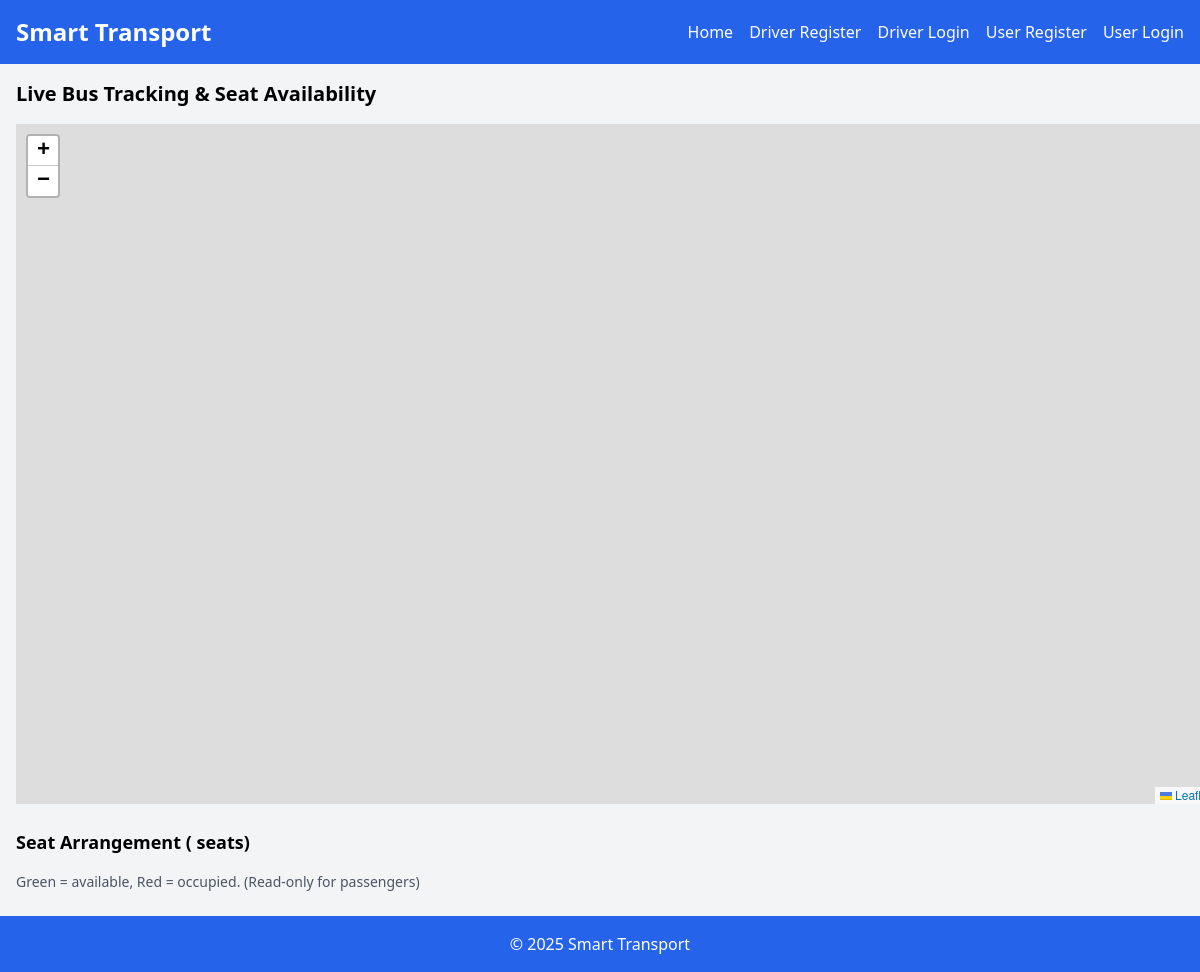
Before: /track/2/ with the older database file.
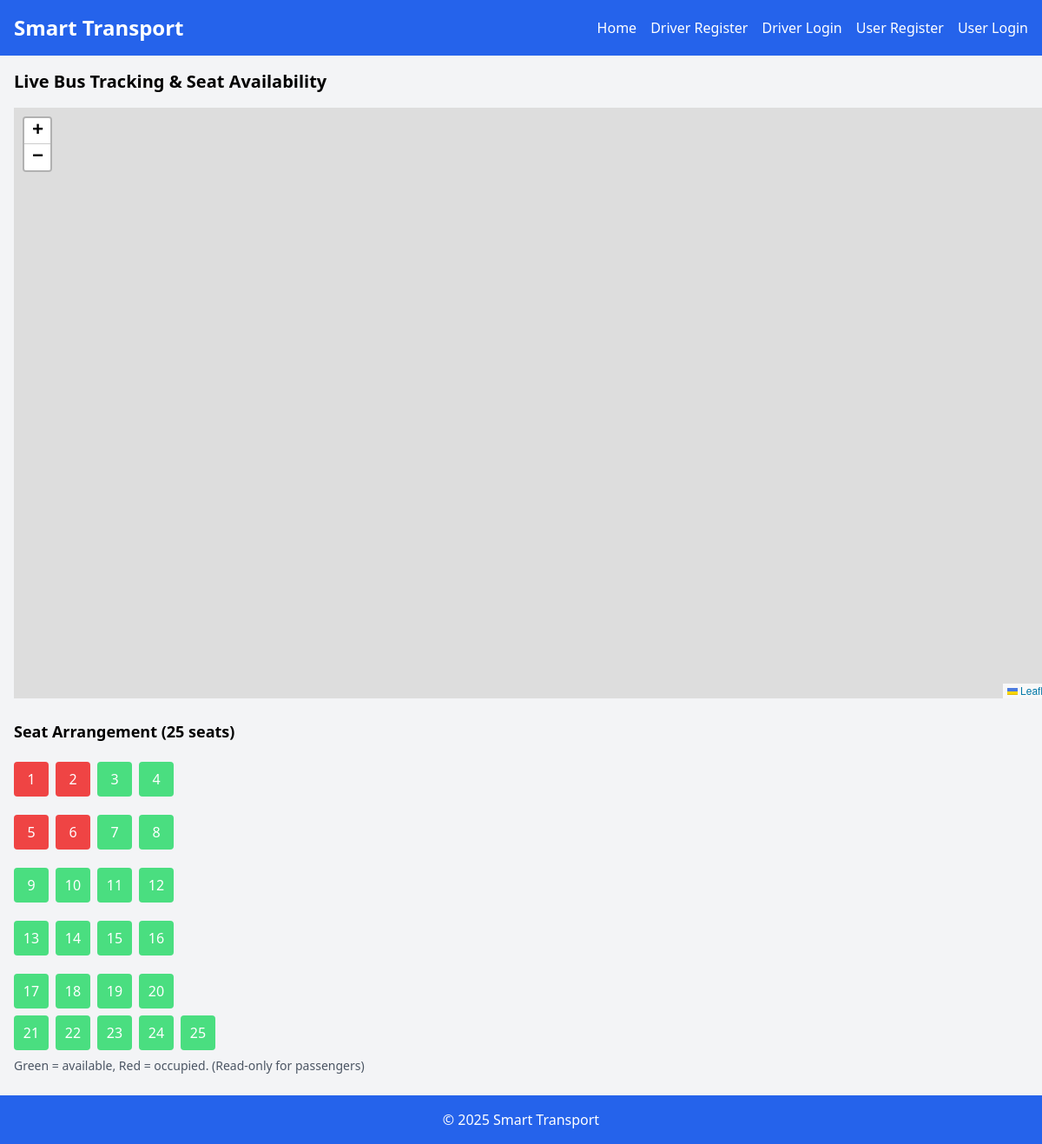
After: the same page with the newer database file.
### core/models.py (models this page shows, shortened)
class Bus(models.Model):
    number_plate = models.CharField(max_length=50)
    total_seats = models.PositiveIntegerField(default=25)
    driver = models.ForeignKey(Driver, on_delete=models.CASCADE, related_name='buses')

class Seat(models.Model):
    bus = models.ForeignKey(Bus, on_delete=models.CASCADE, related_name='seats')
    seat_number = models.PositiveIntegerField()
    is_available = models.BooleanField(default=True)

### core/views.py (the view)
# urls.py: path('track/<int:bus_id>/', views.track_bus, name='track_bus'),
def track_bus(request, bus_id):
    from .models import Bus
    bus = Bus.objects.filter(id=bus_id).first()
    seats = list(bus.seats.order_by('seat_number').all()) if bus else []
    last_row_start = bus.total_seats - 5 if bus and bus.total_seats >= 5 else 0
    seat_grid_columns = []
    for idx, seat in enumerate(seats):
        if idx < last_row_start:
            seat_grid_columns.append((seat, (idx % 4) + 1))
        else:
            seat_grid_columns.append((seat, idx - last_row_start + 1))
    return render(request, 'user/tracking.html', {
        'bus_id': bus_id,
        'bus': bus,
        'seats': seats,
        'last_row_start': last_row_start,
        'seat_grid_columns': seat_grid_columns,
    })

### core/templates/user/tracking.html (shortened to what this page needs)
{% extends 'base.html' %}
{% block content %}
    <h2 class="text-xl font-semibold mb-4">Live Bus Tracking & Seat Availability</h2>
    <div id="mainContent">
        <div id="map"></div>
    </div>
    <div class="mt-6">
        <h3 class="text-lg font-semibold mb-2">Seat Arrangement ({{ bus.total_seats }} seats)</h3>
        <div id="seatGrid" class="grid gap-2" style="grid-template-columns: repeat(5, 40px); max-width: 220px;">
            {% for seat, col in seat_grid_columns %}
                {% if forloop.counter0|divisibleby:4 and forloop.counter0 < last_row_start %}
                    <div style="grid-column: 1 / span 5; height: 5px;"></div>
                {% endif %}
                <button class="seat-btn {% if seat.is_available %}bg-green-400{% else %}bg-red-500{% endif %} text-white rounded w-10 h-10 focus:outline-none cursor-default"
                    data-seat-id="{{ seat.id }}"
                    style="grid-column: {{ col }};"
                    disabled
                    title="Seat {{ seat.seat_number }} - {% if seat.is_available %}Available{% else %}Occupied{% endif %}"
                    >{{ seat.seat_number }}</button>
            {% endfor %}
        </div>
        <div class="text-sm text-gray-600 mt-2">Green = available, Red = occupied. (Read-only for passengers)</div>
    </div>
    <link rel="stylesheet" href="https://unpkg.com/leaflet/dist/leaflet.css" />
{% endblock %}

Changed rows visible on the page:
added Bus: total_seats "25"
added Seat: seat_number "1", is_available False (drawn)
added Seat: seat_number "2", is_available False (drawn)
added Seat: seat_number "3"
added Seat: seat_number "4"
added Seat: seat_number "5", is_available False (drawn)
added Seat: seat_number "6", is_available False (drawn)
added Seat: seat_number "7"
added Seat: seat_number "8"
added Seat: seat_number "9"
added Seat: seat_number "10"
added Seat: seat_number "11"
added Seat: seat_number "12"
added Seat: seat_number "13"
added Seat: seat_number "14"
added Seat: seat_number "15"
added Seat: seat_number "16"
added Seat: seat_number "17"
added Seat: seat_number "18"
added Seat: seat_number "19"
added Seat: seat_number "20"
added Seat: seat_number "21"
added Seat: seat_number "22"
added Seat: seat_number "23"
added Seat: seat_number "24"
added Seat: seat_number "25"
